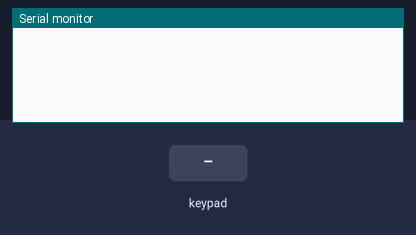
A sketch run on a simulated Arduino Uno, built with avr-gcc and run on an emulated ATmega328P. Shown: the last lines printed to the serial monitor. The test bench sets the inputs (shaded band).

Above: at 1.2 s.
1.3 s: key '1' pressed
At 2.5 s:
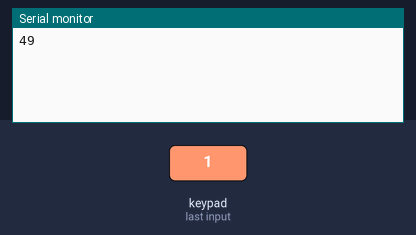
2.8 s: keypad keys 1 2 pressed 0.4 s apart
At 4.1 s:
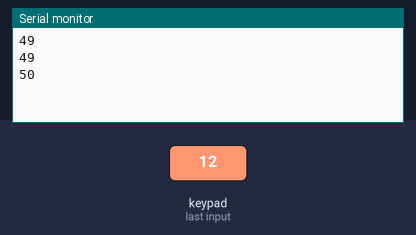
5.1 s: key '3' pressed
At 5.5 s:
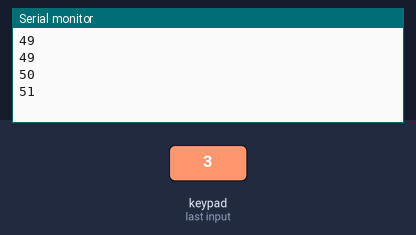
6.6 s: keypad keys 1 2 A pressed 0.4 s apart
At 8.2 s:
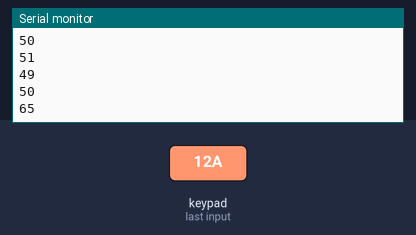
Timing chart, 0 to 9.7 s (numbered marks = the images above; inputs shaded):
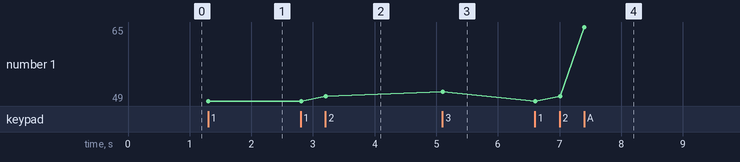

The sketch:

pad.ino
```cpp
#include <Keypad.h>

const byte ROWS = 6;
const byte COLS = 9;

char hexaKeys[ROWS][COLS] = {
  {'1', '2', '3', '4', '5', '6', '7', '8', '9'},
  {':', ';', '<', '=', '>', '?', '@', 'A', 'B'},
  {'C', 'D', 'E', 'F', 'G', 'H', 'I', 'J', 'K'},
  {'L', 'M', 'N', 'O', 'P', 'Q', 'R', 'S', 'T'},
  {'U', 'V', 'W', 'X', 'Y', 'Z', '[', '\\', ']'},
  {'^', '_', '`', 'a', 'b', 'c', 'd', 'e', 'f'}

};

byte rowPins[ROWS] = {A5, A0, A1, A2, A3, A4};
byte colPins[COLS] = {13, 9, 8, 7, 6, 5, 4, 3, 2};

Keypad customKeypad = Keypad(makeKeymap(hexaKeys), rowPins, colPins, ROWS, COLS);

void setup(){
  Serial.begin(9600);
}

void loop(){
  char customKey = customKeypad.getKey();
  if(customKey){

    Serial.println((uint8_t)customKey);
  }

}
```

Measured:
- after the input at 1.3 s, the serial monitor: prints a new line at once (image 1)
- after the input at 2.8 s, the serial monitor: prints a new line after 0.41 s (image 2)
- after the input at 5.1 s, the serial monitor: prints a new line at once (image 3)
- after the input at 6.6 s, the serial monitor: prints a new line at once (image 4)
- plotted number 1: 49 → 50 after the input at 2.8 s, 50 → 51 after the input at 5.1 s, 51 → 65 after the input at 6.6 s
